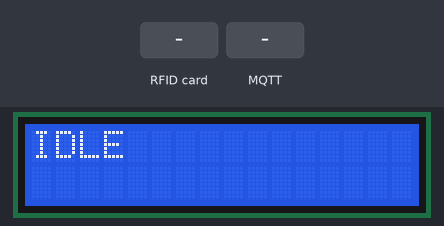
The sketch below on a simulated ESP8266 (NodeMCU). On the bench: 16×2 character LCD. Wiring (inferred from the names in the program): PCF8574 port expander at I2C address 0x20. The inputs (shaded band) are chosen by the test bench. WiFi joins after 1.5 s; servers stay silent unless stated; no MQTT or app messages arrive unless stated; what the sketch prints to the serial monitor is not drawn.

Above: at 3.5 s.
3.6 s: RFID card 5E 7A 19 C4 held to the reader
At 3.9 s:
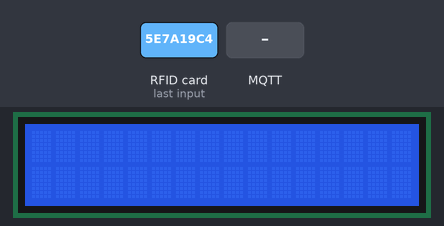
5.1 s: MQTT message "to_arduino_response" arrives on the first subscribed topic
At 5.6 s:
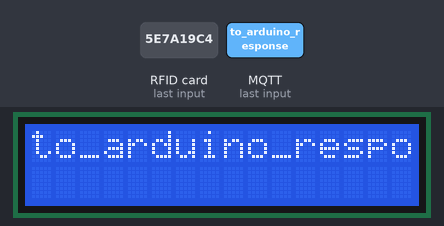
Timing chart, 0 to 8.1 s (numbered marks = the images above; inputs shaded):
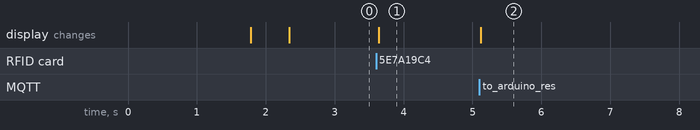

Measured:
- after the input at 3.6 s, the display: changes at once (image 1)
- after the input at 5.1 s, the display: changes at once (image 2)

The sketch:

ESP_Code.ino
```cpp
#include <SPI.h>
#include <PubSubClient.h>
#include <MFRC522.h>
#include <ESP8266WiFi.h>
#include <LiquidCrystal_PCF8574.h>
#include <Wire.h>


#define RST_PIN         0
#define SS_PIN          15


WiFiClient espClient;
PubSubClient client(espClient);

MFRC522 mfrc522(SS_PIN, RST_PIN);

LiquidCrystal_PCF8574 lcd(0x27);

MFRC522::MIFARE_Key key;


void printlcd(const char* message,byte row=0,byte clear=1){
  if(clear){
    lcd.clear();
  }
  lcd.setCursor(0,row);
  lcd.print(message);
  Serial.println(message);
  // strcpy(lasttext,message);
}


void gotsuccess(){
  // tone(SIGNAL_PIN, 1000, 200);  // Beep at 1kHz for 200ms
  Wire.beginTransmission(0x20);
  Wire.write(0b00000101);
  Wire.endTransmission();

  delay(1500);

  Wire.beginTransmission(0x20);
  Wire.write(0b00000000);
  Wire.endTransmission();
  printlcd("IDLE");


}


void gotfailure(){
  byte error;
  for(int i=0; i<4; i++){
    Wire.beginTransmission(0x20);
    Wire.write(0b00000110);
    error = Wire.endTransmission();
    if(error==0){
      Serial.println("LED Glowing?");
    }else{
      Serial.println("LED Not Glowing");
      Serial.print("I2C Error: ");
      Serial.println(error);
    }

    delay(200);
    Wire.beginTransmission(0x20);
    Wire.write(0b00000010);
    error = Wire.endTransmission();

    delay(200);
  }

  Wire.beginTransmission(0x20);
  Wire.write(0b00000000);
  error = Wire.endTransmission();
}


unsigned long startTime;
const long timeout = 5000;  // 5 seconds timeout
bool receivedResponse = false;


void mqttCallback(char* topic, byte* payload, unsigned int length) {
    // Serial.print("MQTT Message received: ");
    String message = "";
    for (unsigned int i = 0; i < length; i++) {
        message += (char)payload[i];
    }
    printlcd(message.c_str());

    if (String(topic) == "to_arduino_response" && message == "SUCCESS") {
        printlcd("Attendance Marked!!");
        gotsuccess();
        receivedResponse = true;
    }else{
        gotfailure();
        receivedResponse = true;
    }
}


void reconnectMQTT() {
  if (WiFi.status() != WL_CONNECTED) return;  // wait for WiFi

  static unsigned long lastAttempt = 0;
  unsigned long now = millis();

  if (now - lastAttempt > 5000) {  // retry every 5 seconds
    lastAttempt = now;
    printlcd("Attempting MQTT connection...");
    if (client.connect("ArduinoClient","harkirat","Harkirat123")) {
      printlcd("connected");
      client.subscribe("to_arduino_response"); // optional
      printlcd("IDLE");
    } else {
      printlcd("failed");
    }
  }
}


void setup() {
  // put your setup code here, to run once:
  SPI.begin();
  mfrc522.PCD_Init();

  Wire.begin();
  Wire.setClock(50000);
  Wire.beginTransmission(0x20);
  Wire.write(0x00); // all HIGH
  Wire.endTransmission();

  SPI.setFrequency(1000000);

  lcd.begin(16, 2);  // Initialize 16x2 LCD
  lcd.setBacklight(255);

  Serial.begin(9600);


  key.keyByte[0] = 0xA6;
  key.keyByte[1] = 0xB5;
  key.keyByte[2] = 0xC4;
  key.keyByte[3] = 0xD3;
  key.keyByte[4] = 0xE2;
  key.keyByte[5] = 0xF1;


  // pinMode(SIGNAL_PIN,OUTPUT);

  // digitalWrite(SIGNAL_PIN,LOW);


  printlcd("Connecting to WiFi");

  WiFi.begin("CMF by Nothing Phone 1_3250","gfzvkh6mf79tkyn");
  // WiFi.begin("Kirat","11101970Pa");
  while(WiFi.status() != WL_CONNECTED){
    delay(200);
  }
  printlcd("WiFi Connected");


  client.setServer("192.168.238.165",1883);
  client.setCallback(mqttCallback);

  printlcd("Connecting to MQTT Broker");
  short int attempts=0;
  while(!client.connected() && attempts<5){
    attempts++;
    if(client.connect("ArduinoClient","harkirat","Harkirat123")){
      Serial.println("Connected!!");
      // client.subscribe("to_arduino_command");
      client.subscribe("to_arduino_response");
      delay(500);
      printlcd("IDLE");
      break;
    }
      delay(5000);
  }


}

void loop() {
  // put your main code here, to run repeatedly:

  if (!client.connected()) {
    reconnectMQTT();  // your custom function to reconnect
  }


  if(!mfrc522.PICC_IsNewCardPresent()){
    // printlcd("IDLE");
    return;
  }
  printlcd("Got New Card");

  if(!mfrc522.PICC_ReadCardSerial()){
    printlcd("Card Read Error");
    printlcd("IDLE");
    return;
  }

  byte buffer[18];
  byte len= sizeof(buffer);
  MFRC522::StatusCode status;


  SPI.beginTransaction(SPISettings(1000000, MSBFIRST, SPI_MODE0));

  status = mfrc522.PCD_Authenticate(MFRC522::PICC_CMD_MF_AUTH_KEY_A, 1, &key, &(mfrc522.uid));
  if(status!= MFRC522::STATUS_OK){
      printlcd("Authentication Error");
      gotfailure();
      return;
  }


  delayMicroseconds(50);
  status = mfrc522.MIFARE_Read(1, buffer, &len);
  if (status != MFRC522::STATUS_OK) {
    printlcd("Reading failed: ");
    // Serial.println(mfrc522.GetStatusCodeName(status));
    gotfailure();
    return;
  }


  buffer[7] = '\0';


  client.publish("from_arduino_data",(char *)buffer);
  printlcd((char *)buffer);

  // Halt PICC
  mfrc522.PICC_HaltA();
  // Stop encryption on PCD
  mfrc522.PCD_StopCrypto1();

  startTime=millis();
  while (millis() - startTime < timeout) {  // Wait within the timeout period
      client.loop();  // Keep listening for MQTT messages

      if (receivedResponse) {
          receivedResponse=false;
          return;
      }
  }

  printlcd("No Response");

}
```
